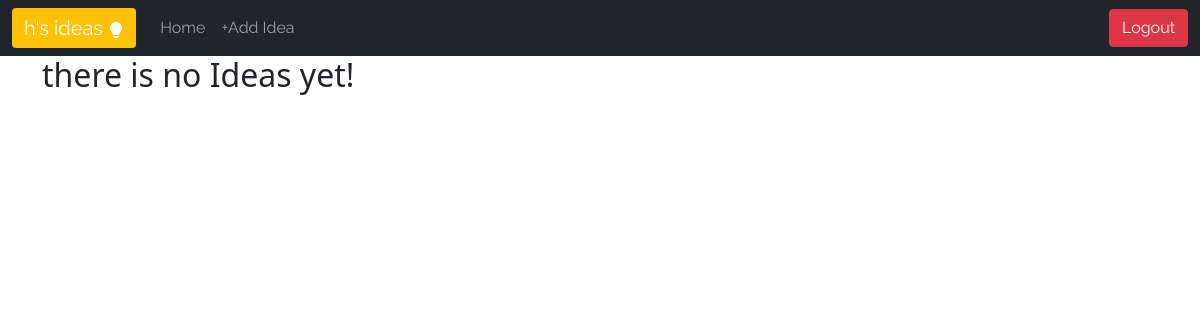
Page /ideas (signed in) on the earlier database version.
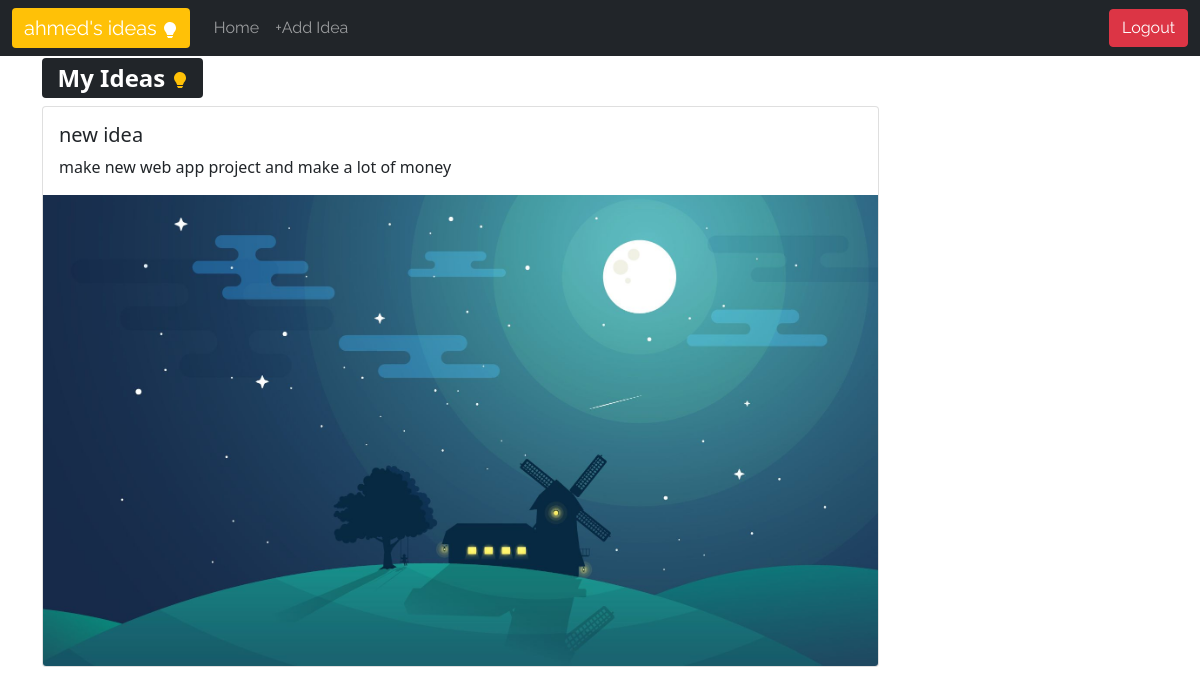
Same page on the later database version.
### tables this page shows
CREATE TABLE posts(
        user_id integer not null,
        title varchar(30) not null,
        content text not null,
        image varchar(60) not null
    );

### run.py (the view)
@app.route("/ideas")
def ideas():
    if session.get("user"):
        id_ = session.get("user")[0]
        posts = posts_db.get_by(id_)
        return render_template("ideas.html", username=session.get("user")[1].capitalize(), posts=posts, title=session.get("user")[2].capitalize(), bio=session.get("user")[3], img=session.get("user")[4])
    return render_template("login.html")

### posts_db.py (called while the page is built)
def get_by(user_id):
    conn = sqlite3.connect("data.db")
    cur = conn.cursor()
    cur.execute("select rowid,* from posts where user_id=? order by rowid desc", (user_id,))
    conn.commit()
    data = cur.fetchall()
    conn.close()
    return data

### templates/ideas.html (shortened to what this page needs)
{%extends 'base.html'%}
{%block content%}
<div class="container">
    {%if posts%}
    <h2><span class="badge bg-dark">My Ideas
    </span></h2>
    <div class="my-2 ">
        {%for post in posts%}
        <div class="card  w-75">
            <div class="card-body">
                <h5 class="card-title">{{post[2]}}</h5>
                <p class="card-text">{{post[3]}}</p>
            </div>
            <img src="{{url_for('static',filename=post[4])}}" class="card-img-bottom" alt="...">
        </div>
        {%endfor%}
    </div>
    {%else%}
    <h2>there is no Ideas yet!</h2>
    {%endif%}
</div>
{%endblock%}

### templates/base.html (shortened to what this page needs)
<!DOCTYPE html>
<html lang="en">
<head>
    <link href="https://cdn.jsdelivr.net/npm/bootstrap@5.1.1/dist/css/bootstrap.min.css" rel="stylesheet"
>
    <link rel="stylesheet" href="{{url_for('static',filename='css/style.css')}}">
</head>
<body>
<nav class="navbar navbar-expand-lg navbar-dark bg-dark">
    <div class="container-fluid">
        {%if session['user']%}
        <a id="the_brand" class="font-1 navbar-brand btn btn-outline-warning border-0" href="{{url_for('ideas')}}">{{session['user'][1]}}'s ideas
        </a>
        {%endif%}
        <div class="collapse navbar-collapse" id="navbarSupportedContent">
            <ul class="navbar-nav me-auto mb-2 mb-lg-0">
                <li class="nav-item">
                    {%if session['user']%}
                    <li class="nav-item">
                    <a class="nav-link  font-1" aria-current="page"  href="{{url_for('profile')}}">Home</a>
                    </li>
                    <li class="nav-item">
                    <a class="nav-link  font-1" aria-current="page" href="{{url_for('post')}}">+Add Idea</a>
                    </li>
                    {%else%}
                    <li class="nav-item">
                        <a class="nav-link  font-1" aria-current="page" href="{{url_for('home')}}">
                        Home
                    </a>
                    </li>
                    {%endif%}
                </li>
            </ul>
            <form class="d-flex">
                {%if session['user']%}
                <a class="btn btn-danger font-1" aria-current="page" href="{{url_for('logout')}}">Logout</a>
                {%else%}
                <a class="btn btn-info mx-2 font-1" aria-current="page" href="{{url_for('login')}}">Login</a>
                <a class="btn btn-outline-info mx-2 font-1" aria-current="page" href="{{url_for('signup')}}">Sign up</a>
                {%endif%}
            </form>
        </div>
    </div>
</nav>
    {%block content%}{%endblock%}
</body>
</html>

### static/css/style.css (style rules this page uses)
.font-1 { font-family: 'Raleway', sans-serif; }

Differences in the rows shown:
now on this page (row edited): posts: title "new idea", content "make new web app project and make a lot of money", image (picture)
Other differences:
{{ session['user'][1] }}: "h" → "ahmed"
text no longer shown: "there is no Ideas yet!"
text now shown: "My Ideas"
